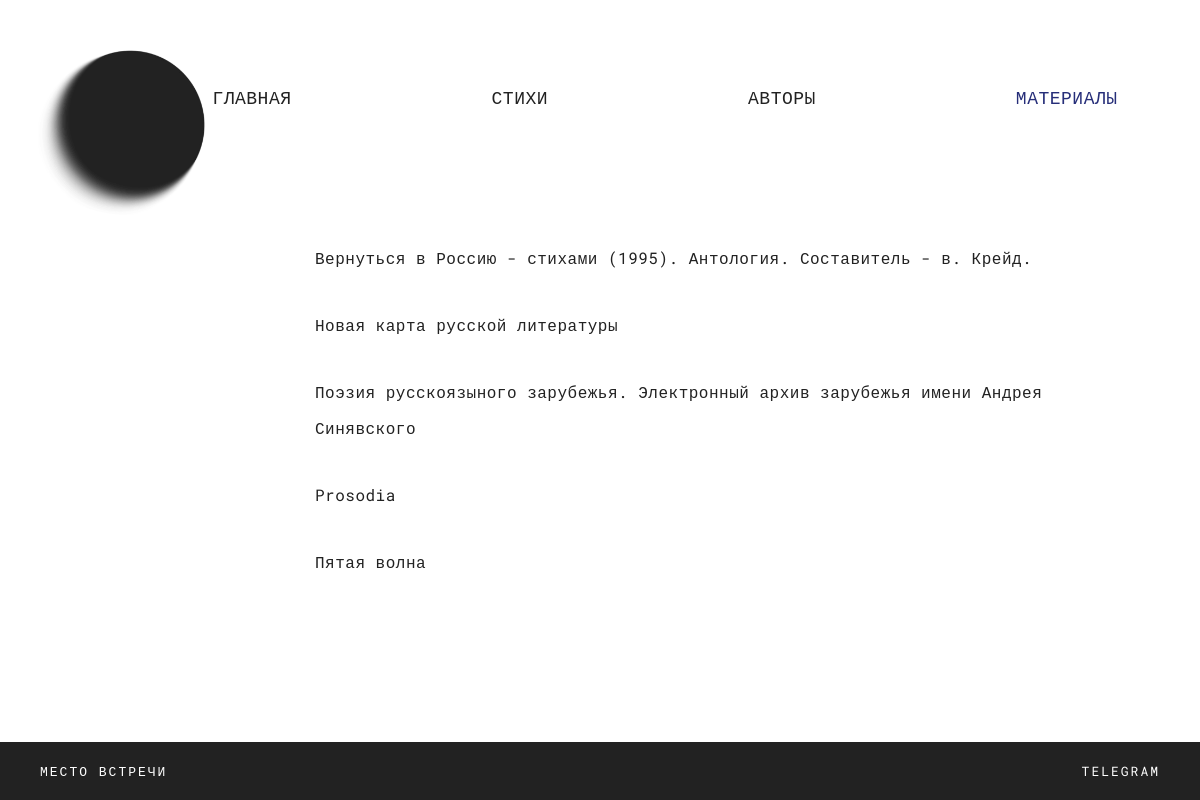
/materials/, run on the app's committed database.
### materials/models.py (models this page shows, shortened)
class Material(models.Model):
    title = models.CharField('Название', max_length=200)
    url = models.TextField('Ссылка')
    order = models.IntegerField('Порядок', default=0)
    is_published = models.BooleanField('Опубликован', default=True)
    class Meta:
        verbose_name = 'материал'
        verbose_name_plural = 'Материалы'
        ordering = ['order']

### pages/views.py (the view)
# urls.py: path('materials/', views.materials, name='materials'),
def materials(request):
    materials = Material.objects.filter(is_published=True)
    return render(request, 'pages/materials.html', {'materials': materials})

### templates/pages/materials.html (shortened to what this page needs)
{% extends "base.html" %}
{% block content %}
<div class="materials-page">
    <div class="materials-list">
        {% for material in materials %}
            <div class="material-card">
                <a href="{{ material.url }}" target="_blank">{{ material.title }}</a>
            </div>
        {% endfor %}
    </div>
</div>
{% endblock %}

### static/css/style.css (style rules this page uses)
body { margin: 0; font-family: 'Roboto Mono', monospace; background: #FFFFFF; color: #222222; letter-spacing: 0.5px; min-height: 100vh; display: flex; flex-direction: column; }
a { color: inherit; text-decoration: none; }
.materials-page { width: 100vw; margin-left: calc(50% - 50vw); padding-left: 315px; box-sizing: border-box; display: flex; justify-content: flex-start; align-items: flex-start; }
.materials-list { max-width: 760px; margin-top: 5px; }
.material-card { padding: 16px 0; border-top: none; }
.material-card a { color: #222222; text-decoration: none; font-size: 16px; font-weight: 400; line-height: 2.2; }

### data on the page
Material: title "Вернуться в Россию - стихами (1995). Антология. Составитель - в. Крейд."
Material: title "Новая карта русской литературы"
Material: title "Поэзия русскоязыного зарубежья. Электронный архив зарубежья имени Андрея Синявского"
Material: title "Prosodia"
Material: title "Пятая волна"
